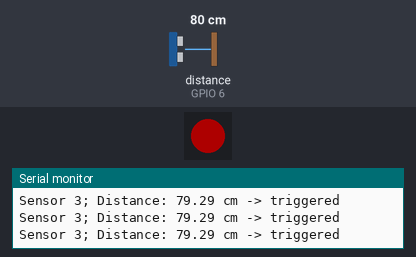
The sketch below on a simulated ESP32-S3. Parts: 1 RGB LEDs in strip order, left to right, the last lines printed to the serial monitor. Wiring (inferred from the names in the program): ultrasonic range finder: trigger GPIO 5; echo GPIO 6. Inputs (shaded band) come from the test bench; at power-on: distance to the obstacle (sensor on GPIO 6) 80 cm. The echo pulse lasts 58.3 µs per cm; dim RGB values are drawn brighter than linear; random numbers use the default seed unless the sketch sets one.

Above: at 2.2 s.
2.3 s: distance to the obstacle (sensor on GPIO 6) set to 55 cm
3.8 s: distance to the obstacle (sensor on GPIO 6) set to 47 cm
At 5.0 s:
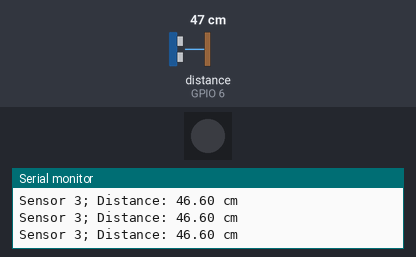
5.3 s: distance to the obstacle (sensor on GPIO 6) set to 60 cm
At 6.5 s:
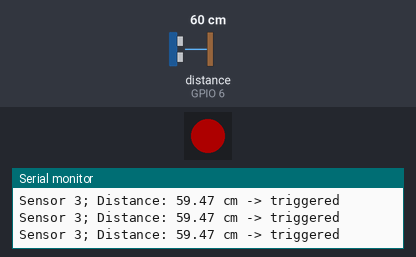
7.0 s: distance to the obstacle (sensor on GPIO 6) set to 2 cm
At 7.3 s:
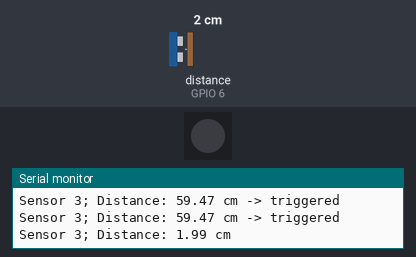
Timing chart, 0 to 9.5 s (numbered marks = the images above; inputs shaded):
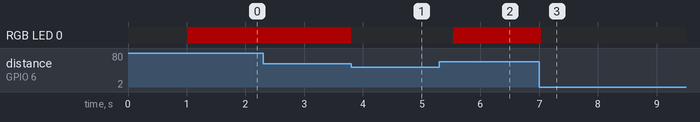

The sketch:

Sending.ino
```cpp
#include <WiFi.h>
#include <esp_now.h>
#include <FastLED.h>

// =========================
// ESP32-S3-Zero Pin Config
// =========================
#define LED_PIN 21          // Onboard WS2812 RGB LED on ESP32-S3-Zero
#define NUM_LEDS 1          // Only 1 onboard RGB LED

#define TRIG_PIN 5
#define ECHO_PIN 6

#define SENSOR_ID 3 // Different on each ESP32

CRGB leds[NUM_LEDS];

// Receiver MAC address
uint8_t receiverAddress[] = {0xC8, 0xF0, 0x9E, 0x9B, 0x6A, 0x1C};
//c8:f0:9e:9b:6a:1c

typedef struct {
  int distance;
  uint8_t sensorID;
} SensorData;

SensorData data;

// =========================
// Ultrasonic Distance Read
// =========================
float getDistanceCM() {
  long duration;

  digitalWrite(TRIG_PIN, LOW);
  delayMicroseconds(2);

  digitalWrite(TRIG_PIN, HIGH);
  delayMicroseconds(10);
  digitalWrite(TRIG_PIN, LOW);

  duration = pulseIn(ECHO_PIN, HIGH, 30000);  // timeout 30ms

  if (duration == 0) return -1;

  return duration * 0.034 / 2;
}

// =========================
// ESP-NOW Send Callback
// =========================
void onSent(const wifi_tx_info_t *info, esp_now_send_status_t status) {
  // Optional debug
  // Serial.println(status == ESP_NOW_SEND_SUCCESS ? "Success" : "Fail");
}

void setup() {
  Serial.begin(115200);
  delay(1000);

  Serial.println("BOOTING...");

  // =========================
  // LED Init
  // =========================
  FastLED.addLeds<WS2812, LED_PIN, GRB>(leds, NUM_LEDS);
  FastLED.setBrightness(50);
  FastLED.clear();
  FastLED.show();   // LED off at boot

  // =========================
  // Ultrasonic Init
  // =========================
  pinMode(TRIG_PIN, OUTPUT);
  pinMode(ECHO_PIN, INPUT);

  Serial.println("Ultrasonic Sensor OK");

  // =========================
  // ESP-NOW Init
  // =========================
  WiFi.disconnect();
  WiFi.mode(WIFI_STA);

  if (esp_now_init() != ESP_OK) {
    Serial.println("ESP-NOW init failed");
    return;
  }

  Serial.println("ESP-NOW OK");

  esp_now_register_send_cb(onSent);

  esp_now_peer_info_t peerInfo = {};
  memcpy(peerInfo.peer_addr, receiverAddress, 6);
  peerInfo.channel = 0;
  peerInfo.encrypt = false;

  if (esp_now_add_peer(&peerInfo) != ESP_OK) {
    Serial.println("Failed to add peer");
    return;
  }

  Serial.println("Sender ready");
}

void loop() {
  float distance = getDistanceCM();

  if (distance > 0) {

    // =========================
    // In Trigger Range
    // =========================
    if (distance > 50 && distance < 80) {

      // LED ON
      leds[0] = CRGB::Red;
      FastLED.show();

      // Prepare data
      data.distance = (int)distance;
      data.sensorID = SENSOR_ID;

      // Send ONLY when triggered
      esp_now_send(receiverAddress, (uint8_t *)&data, sizeof(data));

      // Serial Output
      Serial.print("Sensor ");
      Serial.print(SENSOR_ID);
      Serial.print("; Distance: ");
      Serial.print(distance);
      Serial.println(" cm -> triggered");

    } else {

      // =========================
      // Out of Trigger Range
      // =========================

      // LED OFF
      leds[0] = CRGB::Black;
      FastLED.show();

      // Serial Output ONLY
      Serial.print("Sensor ");
      Serial.print(SENSOR_ID);
      Serial.print("; Distance: ");
      Serial.print(distance);
      Serial.println(" cm");
    }

  } else {

    // No reading
    leds[0] = CRGB::Black;
    FastLED.show();

    Serial.print("Sensor ");
    Serial.print(SENSOR_ID);
    Serial.println("; Out of range");
  }

  delay(260 + random(0, 80));
}
```

Measured:
- the behaviour switches between 51 and 50 cm on distance to the obstacle (sensor on GPIO 6) (found by bisection; images 0 and 1)
- after the input at 3.8 s, RGB LED 0: RGB(50, 0, 0) → off at once
- after the input at 5.3 s, RGB LED 0: off → RGB(50, 0, 0) after 0.24 s
- after the input at 7.0 s, RGB LED 0: RGB(50, 0, 0) → off at once
